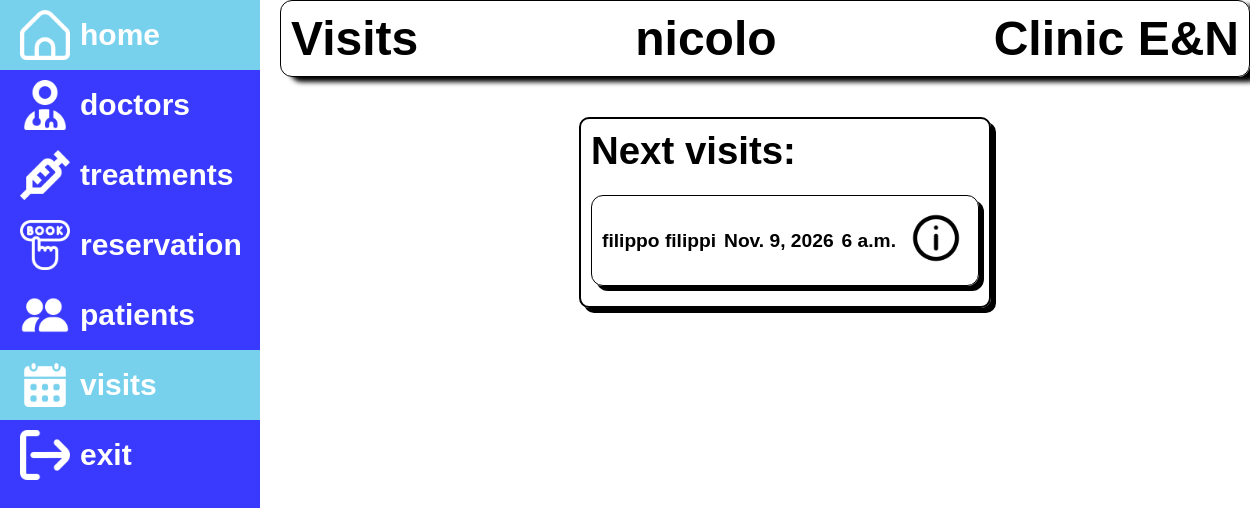
Screenshot of /dashboard/visits/ (signed in) with the database file from the repository.
### dashboard/models.py (models this page shows, shortened)
class Visit(models.Model):
    patient = models.ForeignKey(Patient, on_delete=models.CASCADE)
    doctor = models.ForeignKey(Doctor, on_delete=models.CASCADE)
    treatment = models.ForeignKey(Treatment, on_delete=models.CASCADE)
    date = models.DateField()
    time = models.TimeField()
    ambulatory = models.CharField(max_length=3, blank=True, null=True)
    class Meta:
        ordering = ['patient','date', 'time']
        permissions = (("can_view_visit", "Can view visit"),)
    def get_absolute_url(self):
        return reverse('visit-detail', args=[str(self.id)])

class Patient(models.Model):
    user = models.OneToOneField(
        User,
        on_delete=models.CASCADE,
        related_name='patient_profile',
    )
    first_name = models.CharField(max_length=100)
    last_name = models.CharField(max_length=100)
    date_of_birth = models.DateField()
    weight = models.FloatField(help_text='kg')
    height = models.FloatField(help_text='cm')
    cf = models.CharField(max_length=16, unique=True, help_text='Codice Fiscale')
    class Meta:
        ordering = ['last_name', 'first_name', 'date_of_birth']
        permissions = (("can_view_patient", "Can view patient"),)

### dashboard/views.py (the view)
# urls.py: path('visits/', views.VisitListView.as_view(), name='visits'),
class VisitListView(LoginRequiredMixin, PermissionRequiredMixin, generic.ListView):
    login_url = '/accounts/login/'
    permission_required = 'dashboard.can_view_visit'
    model = Visit
    paginate_by = 3
    def get_queryset(self):
        user = self.request.user
        if user.groups.filter(name='Doctors').exists():
            return Visit.objects.filter(doctor__user=user)      # doctor sees only his visits
        return Visit.objects.all()                              # secretary sees every visit

### dashboard/templates/dashboard/visit_list.html (shortened to what this page needs)
{% extends 'base.html' %}
{% load static%}
{% block content %}
    <div class="box-list">
        <div class="visitBlock">
        <h1>Next visits: </h1>
        <br>
        <div>
        {% if visit_list %}
         <ul>
            {% for visit in visit_list %}
            <li class="list-el"><p>{{visit.patient.first_name}} {{visit.patient.last_name}}</p><p>{{visit.date}}</p><p>{{visit.time}}</p> <a style="border: none;" href="{{ visit.get_absolute_url }}"><img style="width: 50px;height:50px;" src="{% static 'images/info.png' %}" alt=""></a></li>
            {% endfor %}
        </ul>
        {% else %}
        <p>No visits available.</p>
        {% endif %}
        </div>
    </div>
    </div>
{%endblock%}

### dashboard/templates/base.html (shortened to what this page needs)
<!DOCTYPE html>
<html lang="en">
<head>
    {% load static %}
    <link rel="stylesheet" href="{% static 'css/style.css' %}">
</head>
<body>
    {%block sidebar%}
    <div class="sidebar">
        <ul>
            <li {% if request.resolver_match.url_name == 'dashboard' %}style="background-color: rgb(119, 209, 237)"{% endif %}><a href="{% url 'dashboard'%}"><img src="{% static 'images/home.png' %}" alt="home"><span>home</span></a></li>
            <li {% if request.resolver_match.url_name == 'doctors' %}style="background-color: rgb(119, 209, 237)"{% endif %}><a href="{% url 'doctors'%}"><img src="{% static 'images/user-md.png' %}" alt="h"><span>doctors</span></a></li>
            <li ><a href="{% url 'treatments'%}"><img src="{% static 'images/syringe.png' %}" alt="home"><span>treatments</span></a></li>
            <li ><a href="{% url 'reservation' %}"><img src="{% static 'images/booking.png' %}" alt=""><span>reservation</span></a></li>
            {% if perms.dashboard.can_view_patient %}
            <li ><a href="{% url 'patients'%}"><img src="{% static 'images/people.png' %}" alt="home"><span>patients</span></a></li>
            {% endif %}
            {% if perms.dashboard.can_view_visit %}
            <li {% if request.resolver_match.url_name == 'visits' %}style="background-color: rgb(119, 209, 237)"{% endif %}><a href="{% url 'visits'%}"><img src="{% static 'images/calendar.png' %}" alt="home"><span>visits</span></a></li>
            {% endif %}
            {% if user.is_authenticated %}
            <li><a href="{% url 'esco' %}"><img src="{% static 'images/exit.png' %}" alt="profile"><span>exit</span></a></li>
            {% endif %}
        </ul>
    </div>
    {%endblock%}
    <div class="sup-cont">
        <div class="title">
            <h1>{% if request.resolver_match.url_name == 'dashboard' %}Welcome
                {% elif request.resolver_match.url_name == 'doctors' or request.resolver_match.url_name == 'doctor-detail'%}Doctors
                {% elif request.resolver_match.url_name == 'treatments' or request.resolver_match.url_name == 'treatment-detail'%}Treatmets
                {% elif request.resolver_match.url_name == 'reservation'%}Reservation
                {% elif request.resolver_match.url_name == 'patients' or request.resolver_match.url_name == 'patient-detail'%}Patients
                {% elif request.resolver_match.url_name == 'visits' or request.resolver_match.url_name == 'visit-detail'%}Visits
                {% elif request.resolver_match.url_name == 'login'%}Log in
                {% elif request.resolver_match.url_name == 'signup'%}Sign Up
                {% elif request.resolver_match.url_name == 'esco'%}Exit
                {%endif%}</h1>
            <h1 style="text-align: center;">{{ user.username }}</h1><h1 style="text-align: end;">Clinic E&N</h1></div>
        <div class="content">
            {% block content %}
            {% endblock %}
        </div>
    </div>
</body>
</html>

### dashboard/static/css/style.css (style rules this page uses)
* { font-family: Montserrat, sans-serif; margin: 0; padding:0; font-style: normal; }
body { display: flex; gap: 20px; }
.sidebar { width: 100px; height: 100vh; background-color: rgb(58, 58, 255); transition: 0.5s ease; }
.sidebar a { text-decoration: none; display: flex; direction: row; overflow: hidden; color: #fff; align-items: center; justify-content: flex-start; gap:10px; font-weight: bold; font-size: 30px; }
.sidebar li { list-style-type: none; padding: 10px 20px; }
.sidebar li img { width: 50px; height: 50px; }
.title { display: flex; justify-content: space-between; margin-bottom: 20px; border: 1px solid black; box-shadow:10px 5px 5px rgb(0, 0, 0); border-radius: 12px; padding: 10px; }
.title h1 { font-size: 3rem; }
.content { width: 100%; padding: 20px; display: flex; flex-direction: column; justify-content: space-between; align-items: center; }
.list-el { border: 1px solid black; box-shadow: 3px 3px black; border-radius: 10px; list-style-type:none; display: flex; justify-content: space-between; align-items: center; padding: 6px 10px; }
.sup-cont { width: 100%; }
.box-list { display: flex; justify-content: flex-start; gap:20px; flex-direction: column; border: 2px solid black; box-shadow: 5px 5px black; border-radius: 10px; width: 40%; padding: 10px; font-size: larger; font-weight: bold; }
.box-list li { list-style-type: none; display: flex; justify-content: space-between; margin-bottom: 10px; align-items: center; border: 1px solid black; box-shadow: 5px 5px rgb(0, 0, 0); border-radius: 12px; padding: 10px; }
.box-list li a { border: 1px solid black; border-radius: 50%; padding: 7px; }

### rows the page displays
Visit: patient.first_name "filippo", patient.last_name "filippi", date "Nov. 9, 2026", time "6 a.m."

### other values shown
{{ user.username }} "nicolo"
